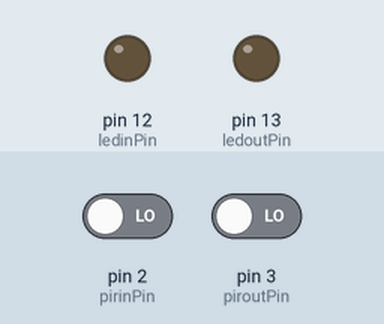
Recording of a sketch running on a simulated Arduino Uno, built with avr-gcc and run on an emulated ATmega328P. On the bench: output pins drawn as LEDs (lit = HIGH). The test bench sets the inputs (shaded band); at power-on: pin 2 (pirinPin) LOW, pin 3 (piroutPin) LOW.

Above: at 2.8 s.
2.9 s: pin 2 (pirinPin) driven HIGH
At 4.1 s:
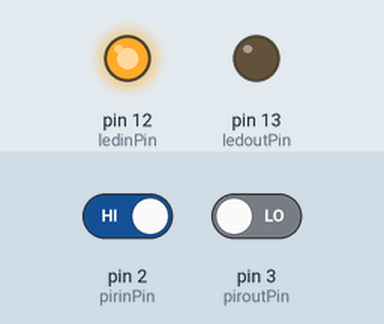
4.5 s: pin 3 (piroutPin) driven HIGH
At 5.6 s:
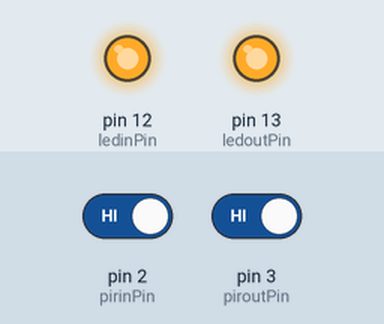
6.5 s: pin 2 (pirinPin) driven LOW
At 8.2 s:
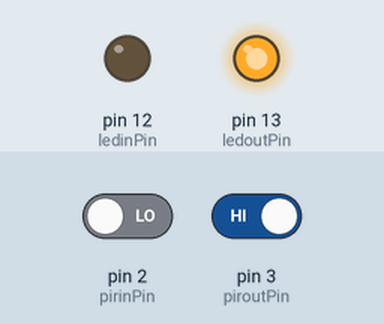
8.5 s: pin 3 (piroutPin) driven LOW
At 9.8 s:
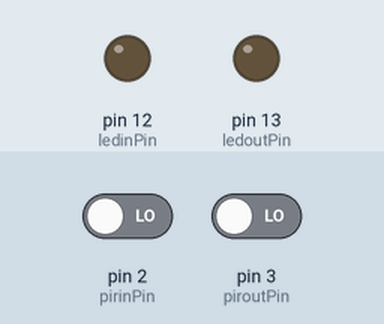
Timing chart, 0 to 11.5 s (numbered marks = the images above; inputs shaded):
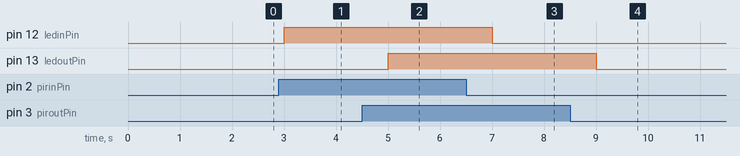

The sketch:

pir_test_arduino.ino
```cpp
// Khai báo chân kết nối
const int pirinPin = 2;      // OUT của HC-SR501 nối vào chân D2
const int piroutPin = 3;
const int ledinPin = 12;     // LED trên board Arduino (chân D13)
const int ledoutPin = 13;

void setup() {
  pinMode(pirinPin, INPUT);  // Cảm biến PIR là ngõ vào
  pinMode(ledinPin, OUTPUT); // LED là ngõ ra
  pinMode(piroutPin, INPUT);  // Cảm biến PIR là ngõ vào
  pinMode(ledoutPin, OUTPUT); // LED là ngõ ra
}

void loop() {
  int motionDetected = digitalRead(pirinPin);
  int motionDetected2 = digitalRead(piroutPin);
  if (motionDetected == HIGH) {
    digitalWrite(ledinPin, HIGH);  // Bật đèn LED
  } else {
    digitalWrite(ledinPin, LOW);   // Tắt đèn LED
  }

  if (motionDetected2 == HIGH){
    digitalWrite(ledoutPin, HIGH);
  } else{
    digitalWrite(ledoutPin, LOW);
  }

  delay(1000);  // Chờ để tránh nhiễu
}
```

Measured:
- after the input at 2.9 s, pin 12 (ledinPin): LOW → HIGH after 0.10 s
- after the input at 4.5 s, pin 13 (ledoutPin): LOW → HIGH after 0.50 s
- after the input at 6.5 s, pin 12 (ledinPin): HIGH → LOW after 0.50 s
- after the input at 8.5 s, pin 13 (ledoutPin): HIGH → LOW after 0.50 s
